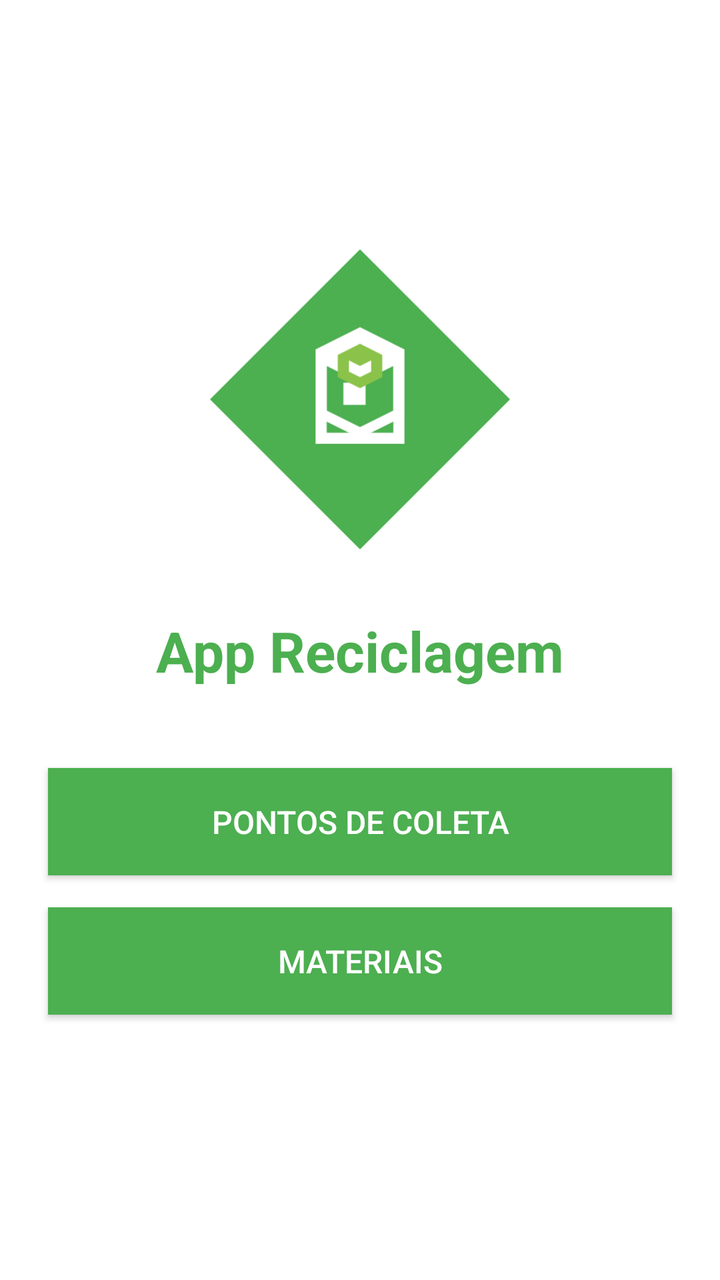
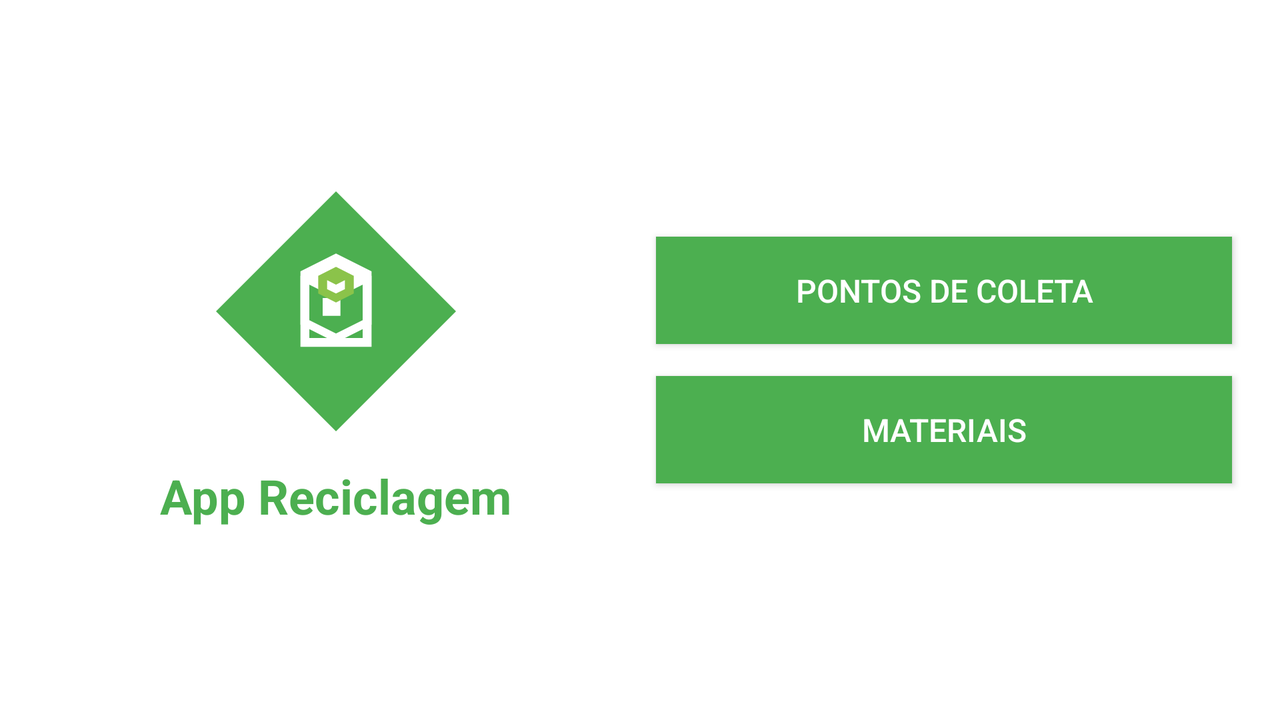

The same Android screen from two of the app's own layout files: first res/layout/ as a phone draws it, then the repository's variant for another configuration, drawn on a device whose configuration selects that folder. Both files follow.
<!-- AndroidManifest.xml: application theme AppTheme -->
<!-- res/layout/activity_main.xml -->
<?xml version="1.0" encoding="utf-8"?>
<LinearLayout xmlns:android="http://schemas.android.com/apk/res/android"
    android:layout_width="match_parent"
    android:layout_height="match_parent"
    android:gravity="center"
    android:orientation="vertical"
    android:padding="16dp"
    android:background="@color/white">

    <ImageView
        android:layout_width="150dp"
        android:layout_height="150dp"
        android:layout_marginBottom="32dp"
        android:src="@drawable/ic_logo"
        android:contentDescription="Logo do App Reciclagem"/>

    <TextView
        android:layout_width="wrap_content"
        android:layout_height="wrap_content"
        android:layout_marginBottom="32dp"
        android:text="App Reciclagem"
        android:textColor="@color/primary"
        android:textSize="28sp"
        android:textStyle="bold"/>

    <Button
        android:id="@+id/btnPontosColeta"
        style="@style/AppButton"
        android:layout_width="match_parent"
        android:layout_height="wrap_content"
        android:text="Pontos de Coleta"/>

    <Button
        android:id="@+id/btnMateriais"
        style="@style/AppButton"
        android:layout_width="match_parent"
        android:layout_height="wrap_content"
        android:text="Materiais"/>

</LinearLayout>
<!-- resources referenced by this layout -->
<resources>
  <color name="primary">#4CAF50</color>
  <color name="white">#FFFFFF</color>
  <!-- drawable ic_logo (drawable) -->
  <?xml version="1.0" encoding="utf-8"?>
  <vector xmlns:android="http://schemas.android.com/apk/res/android"
      android:width="108dp"
      android:height="108dp"
      android:viewportWidth="108"
      android:viewportHeight="108">
      
      <path
          android:fillColor="@color/primary"
          android:pathData="M54,0L108,54L54,108L0,54L54,0z"/>
      
      <path
          android:fillColor="@color/white"
          android:pathData="M38,38v32h32V38H38zM66,66H42V42h24V66zM48,48v8h8v-8H48z"/>
      
      <path
          android:fillColor="@color/white"
          android:pathData="M54,28L38,36v24l16,8l16,-8V36L54,28zM54,64l-12,-6V42l12,6l12,-6v16L54,64z"/>
      
      <path
          android:fillColor="@color/accent"
          android:pathData="M54,34l-8,4v8l8,4l8,-4v-8L54,34zM54,46l-4,-2v-4l4,2l4,-2v4L54,46z"/>
  </vector>
  <style name="AppButton" parent="Widget.AppCompat.Button">
          <item name="android:background">@color/primary</item>
          <item name="android:textColor">@color/white</item>
          <item name="android:padding">16dp</item>
          <item name="android:layout_margin">8dp</item>
          <item name="android:textSize">16sp</item>
      </style>
  <style name="AppTheme" parent="Theme.AppCompat.Light.DarkActionBar">
          <item name="colorPrimary">@color/primary</item>
          <item name="colorPrimaryDark">@color/primary_dark</item>
          <item name="colorAccent">@color/accent</item>
          <item name="android:textColorPrimary">@color/primary_text</item>
          <item name="android:textColorSecondary">@color/secondary_text</item>
          <item name="android:divider">@color/divider</item>
      </style>
  <color name="accent">#8BC34A</color>
  <color name="primary_dark">#388E3C</color>
  <color name="primary_text">#212121</color>
  <color name="secondary_text">#757575</color>
  <color name="divider">#BDBDBD</color>
</resources>
<!-- res/layout-land/activity_main.xml (the repository's variant of the layout above) -->
<!-- drawn on the phone turned sideways -->
<?xml version="1.0" encoding="utf-8"?>
<LinearLayout xmlns:android="http://schemas.android.com/apk/res/android"
    android:layout_width="match_parent"
    android:layout_height="match_parent"
    android:gravity="center"
    android:orientation="horizontal"
    android:padding="16dp"
    android:background="@color/white">

    <LinearLayout
        android:layout_width="0dp"
        android:layout_height="wrap_content"
        android:layout_weight="1"
        android:gravity="center"
        android:orientation="vertical">

        <ImageView
            android:layout_width="120dp"
            android:layout_height="120dp"
            android:layout_marginBottom="16dp"
            android:src="@drawable/ic_logo"
            android:contentDescription="Logo do App Reciclagem"/>

        <TextView
            android:layout_width="wrap_content"
            android:layout_height="wrap_content"
            android:text="App Reciclagem"
            android:textColor="@color/primary"
            android:textSize="24sp"
            android:textStyle="bold"/>
    </LinearLayout>

    <LinearLayout
        android:layout_width="0dp"
        android:layout_height="wrap_content"
        android:layout_weight="1"
        android:orientation="vertical">

        <Button
            android:id="@+id/btnPontosColeta"
            style="@style/AppButton"
            android:layout_width="match_parent"
            android:layout_height="wrap_content"
            android:text="Pontos de Coleta"/>

        <Button
            android:id="@+id/btnMateriais"
            style="@style/AppButton"
            android:layout_width="match_parent"
            android:layout_height="wrap_content"
            android:text="Materiais"/>
    </LinearLayout>

</LinearLayout>
